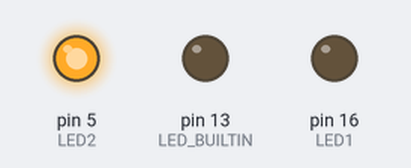
Recording of a sketch running on a simulated Arduino Uno, built with avr-gcc and run on an emulated ATmega328P. Shown: output pins drawn as LEDs (lit = HIGH).

Above: at 0.5 s.
At 3.5 s:
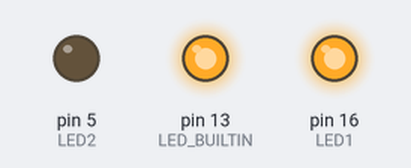
Timing chart, 0 to 4.6 s (numbered marks = the images above):
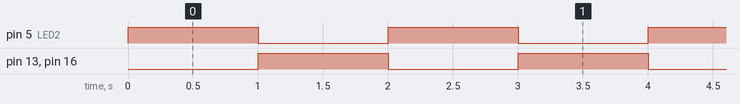

The sketch:

Blink.ino
```cpp
#define LED1 16
#define LED2 5

#define DELAY 1000

// the setup function runs once when you press reset or power the board
void setup() {
  // initialize digital pin LED_BUILTIN as an output.
  pinMode(LED_BUILTIN, OUTPUT);
  pinMode(LED1, OUTPUT);
  pinMode(LED2, OUTPUT);
}

// the loop function runs over and over again forever
void loop() {
  digitalWrite(LED_BUILTIN, LOW);   // turn the LED on (HIGH is the voltage level)
  digitalWrite(LED1, LOW);   // turn the LED on (HIGH is the voltage level)
  digitalWrite(LED2, HIGH);   // turn the LED on (HIGH is the voltage level)
  delay(DELAY);                       // wait for a second
  digitalWrite(LED_BUILTIN, HIGH);    // turn the LED off by making the voltage LOW
  digitalWrite(LED1, HIGH);    // turn the LED off by making the voltage LOW
  digitalWrite(LED2, LOW);    // turn the LED off by making the voltage LOW
  delay(DELAY);                       // wait for a second
}
```

Measured:
- by itself, pin 5 (LED2), pin 13 (LED_BUILTIN), pin 16 (LED1): alternates HIGH for 1.0 s and LOW for 1.0 s
